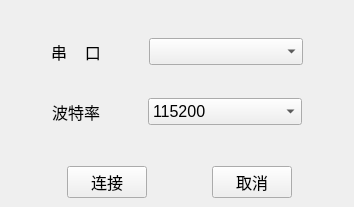
<?xml version="1.0" encoding="UTF-8"?>
<ui version="4.0">
 <class>MainWindow</class>
 <widget class="QMainWindow" name="MainWindow">
  <property name="geometry">
   <rect>
    <x>0</x>
    <y>0</y>
    <width>354</width>
    <height>207</height>
   </rect>
  </property>
  <property name="windowTitle">
   <string>MainWindow</string>
  </property>
  <widget class="QWidget" name="centralwidget">
   <property name="font">
    <font>
     <family>Arial</family>
     <pointsize>12</pointsize>
    </font>
   </property>
   <widget class="QWidget" name="widget" native="true">
    <property name="geometry">
     <rect>
      <x>9</x>
      <y>30</y>
      <width>336</width>
      <height>43</height>
     </rect>
    </property>
    <layout class="QGridLayout" name="gridLayout">
     <item row="0" column="3">
      <widget class="QComboBox" name="comboBox">
       <property name="minimumSize">
        <size>
         <width>154</width>
         <height>25</height>
        </size>
       </property>
      </widget>
     </item>
     <item row="0" column="1">
      <widget class="QLabel" name="label">
       <property name="text">
        <string>串    口</string>
       </property>
      </widget>
     </item>
     <item row="0" column="2">
      <spacer name="horizontalSpacer_4">
       <property name="orientation">
        <enum>Qt::Horizontal</enum>
       </property>
       <property name="sizeHint" stdset="0">
        <size>
         <width>40</width>
         <height>20</height>
        </size>
       </property>
      </spacer>
     </item>
     <item row="0" column="0">
      <spacer name="horizontalSpacer_3">
       <property name="orientation">
        <enum>Qt::Horizontal</enum>
       </property>
       <property name="sizeHint" stdset="0">
        <size>
         <width>40</width>
         <height>20</height>
        </size>
       </property>
      </spacer>
     </item>
     <item row="0" column="4">
      <spacer name="horizontalSpacer_7">
       <property name="orientation">
        <enum>Qt::Horizontal</enum>
       </property>
       <property name="sizeHint" stdset="0">
        <size>
         <width>40</width>
         <height>20</height>
        </size>
       </property>
      </spacer>
     </item>
    </layout>
   </widget>
   <widget class="QWidget" name="widget_2" native="true">
    <property name="geometry">
     <rect>
      <x>9</x>
      <y>90</y>
      <width>336</width>
      <height>43</height>
     </rect>
    </property>
    <layout class="QGridLayout" name="gridLayout_3">
     <item row="0" column="0">
      <spacer name="horizontalSpacer">
       <property name="orientation">
        <enum>Qt::Horizontal</enum>
       </property>
       <property name="sizeHint" stdset="0">
        <size>
         <width>40</width>
         <height>20</height>
        </size>
       </property>
      </spacer>
     </item>
     <item row="0" column="1">
      <widget class="QLabel" name="label_3">
       <property name="text">
        <string>波特率</string>
       </property>
      </widget>
     </item>
     <item row="0" column="3">
      <widget class="QComboBox" name="comboBox_2">
       <property name="minimumSize">
        <size>
         <width>154</width>
         <height>25</height>
        </size>
       </property>
       <property name="currentIndex">
        <number>2</number>
       </property>
       <item>
        <property name="text">
         <string>9600</string>
        </property>
       </item>
       <item>
        <property name="text">
         <string>19200</string>
        </property>
       </item>
       <item>
        <property name="text">
         <string>115200</string>
        </property>
       </item>
       <item>
        <property name="text">
         <string>512000</string>
        </property>
       </item>
       <item>
        <property name="text">
         <string>921600</string>
        </property>
       </item>
      </widget>
     </item>
     <item row="0" column="2">
      <spacer name="horizontalSpacer_2">
       <property name="orientation">
        <enum>Qt::Horizontal</enum>
       </property>
       <property name="sizeHint" stdset="0">
        <size>
         <width>40</width>
         <height>20</height>
        </size>
       </property>
      </spacer>
     </item>
     <item row="0" column="4">
      <spacer name="horizontalSpacer_8">
       <property name="orientation">
        <enum>Qt::Horizontal</enum>
       </property>
       <property name="sizeHint" stdset="0">
        <size>
         <width>40</width>
         <height>20</height>
        </size>
       </property>
      </spacer>
     </item>
    </layout>
   </widget>
   <widget class="QWidget" name="widget_3" native="true">
    <property name="geometry">
     <rect>
      <x>9</x>
      <y>160</y>
      <width>341</width>
      <height>44</height>
     </rect>
    </property>
    <layout class="QGridLayout" name="gridLayout_4">
     <item row="0" column="1">
      <widget class="QPushButton" name="pushButton">
       <property name="text">
        <string>连接</string>
       </property>
      </widget>
     </item>
     <item row="0" column="2">
      <spacer name="horizontalSpacer_6">
       <property name="orientation">
        <enum>Qt::Horizontal</enum>
       </property>
       <property name="sizeHint" stdset="0">
        <size>
         <width>40</width>
         <height>20</height>
        </size>
       </property>
      </spacer>
     </item>
     <item row="0" column="3">
      <widget class="QPushButton" name="pushButton_2">
       <property name="text">
        <string>取消</string>
       </property>
      </widget>
     </item>
     <item row="0" column="0">
      <spacer name="horizontalSpacer_5">
       <property name="orientation">
        <enum>Qt::Horizontal</enum>
       </property>
       <property name="sizeHint" stdset="0">
        <size>
         <width>40</width>
         <height>20</height>
        </size>
       </property>
      </spacer>
     </item>
     <item row="0" column="4">
      <spacer name="horizontalSpacer_9">
       <property name="orientation">
        <enum>Qt::Horizontal</enum>
       </property>
       <property name="sizeHint" stdset="0">
        <size>
         <width>40</width>
         <height>20</height>
        </size>
       </property>
      </spacer>
     </item>
    </layout>
   </widget>
  </widget>
 </widget>
 <resources/>
 <connections/>
</ui>
